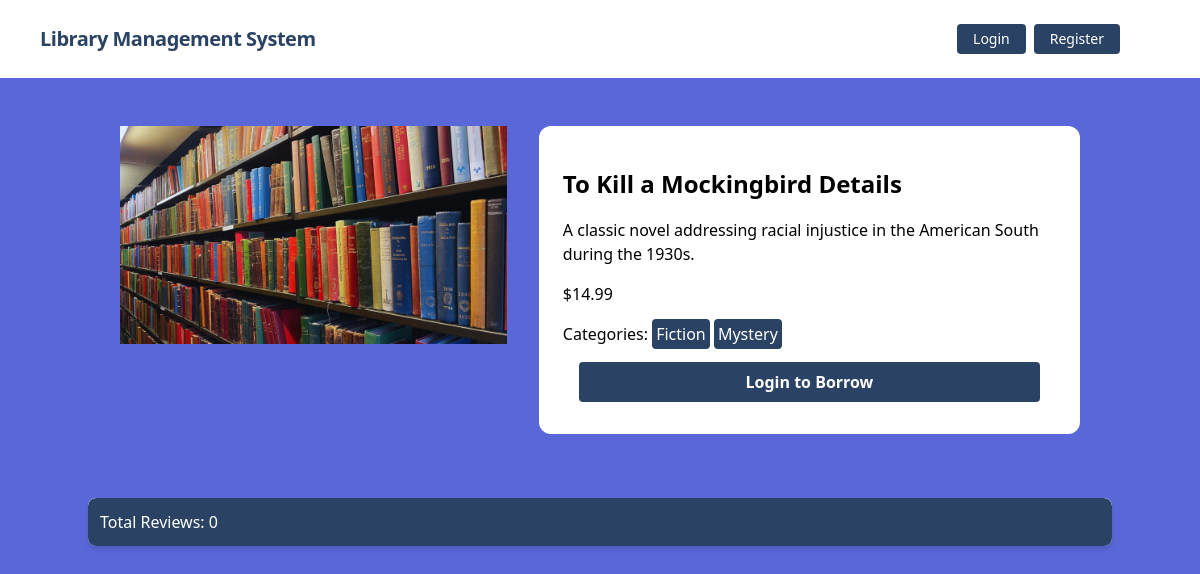
The page /books/details/4/ on the database its author committed.
### books/models.py (models this page shows, shortened)
class Book(models.Model):
    title = models.CharField(max_length=100)
    description = models.TextField()
    image = models.ImageField(upload_to='books/uploads', blank=True, null=True)
    price = models.FloatField()
    categories = models.ManyToManyField(Category)
    borrowers = models.ManyToManyField(User, related_name='borrowed_books', blank=True)

class Category(models.Model):
    name = models.CharField(max_length=100, unique=True)

### books/views.py (the view)
# urls.py: path('details/<int:pk>/', BookDetailsView.as_view(), name='book_details'),
class BookDetailsView(DetailView):
    model = Book
    template_name = 'books/book_details.html'
    context_object_name = 'book'
    def get_context_data(self, **kwargs):
        context = super().get_context_data(**kwargs)
        book = self.object
        context['reviews'] = Review.objects.filter(book=book)
        context['review_form'] = ReviewForm()
        return context

### books/templates/books/book_details.html (shortened to what this page needs)
{% extends "base.html" %}
{% load crispy_forms_tags %}
{% block content %}
  <div class="flex mx-8 py-12 justify-between">
    <div class="w-1/2">
      <img src="{{ book.image.url }}" alt="{{ book.title }}" class="w-72 h-96 object-cover">
    </div>
    <div class="ml-8 bg-white p-6 rounded-xl">
      <h1 class="font-bold text-2xl pt-4 pb-4">{{ book.title }} Details</h1>
      <p class="pb-4">{{ book.description }}</p>
      <p class="pb-4">${{ book.price }}</p>
      <span>Categories: </span>
      {% for category in book.categories.all %}
        <span class="text-white my-4 bg-blue-900 p-1 rounded">{{ category.name }}</span>
      {% endfor %}
      {% if user.is_authenticated %}
          {% if user in book.borrowers.all %}
              <form method="post" action="{% url 'return_book' pk=book.id %}?next={{ request.path }}" class="mt-4">
                  {% csrf_token %}
                  <div class="text-center">
                      <button name="return_book" type="submit" class="mb-2 block text-center text-white py-2 px-4 mt-2 mx-4 font-bold p-2 bg-blue-900 rounded hover:border-transparent hover:text-dark hover:bg-red-700">Return</button>
                  </div>
              </form>
          {% else %}
              <form method="post" action="{% url 'borrow_book' pk=book.id %}" class="mt-4">
                  {% csrf_token %}
                  <div class="text-center">
                      <button name="borrow_book" type="submit" class="mb-2 block text-center text-white py-2 px-4 mt-2 mx-4 font-bold p-2 bg-blue-900 rounded hover:border-transparent hover:text-dark hover:bg-red-700">Borrow</button>
                  </div>
              </form>
          {% endif %}
      {% else %}
          <p class="mt-4"><a href="{% url 'login' %}" class="mb-2 block text-center text-white py-2 px-4 mt-2 mx-4 font-bold p-2 bg-blue-900 rounded hover:border-transparent hover:text-dark hover:bg-red-700">Login to Borrow</a></p>
      {% endif %}
    </div>
  </div>
  <div class="card mt-4 bg-white rounded-lg overflow-hidden shadow-md my-12">
    <h5 class="p-3 bg-blue-900 text-white rounded-t-lg">Total Reviews: {{ reviews | length }}</h5>
  </div>
{% endblock content %}

### rows shown on the page
Book: image (placeholder picture), title "To Kill a Mockingbird", description "A classic novel addressing racial injustice in the American South during the 1930s.", price "14.99"
Category: name "Fiction"
Category: name "Mystery"

### other values the page prints
{{ reviews | length }} "0"
